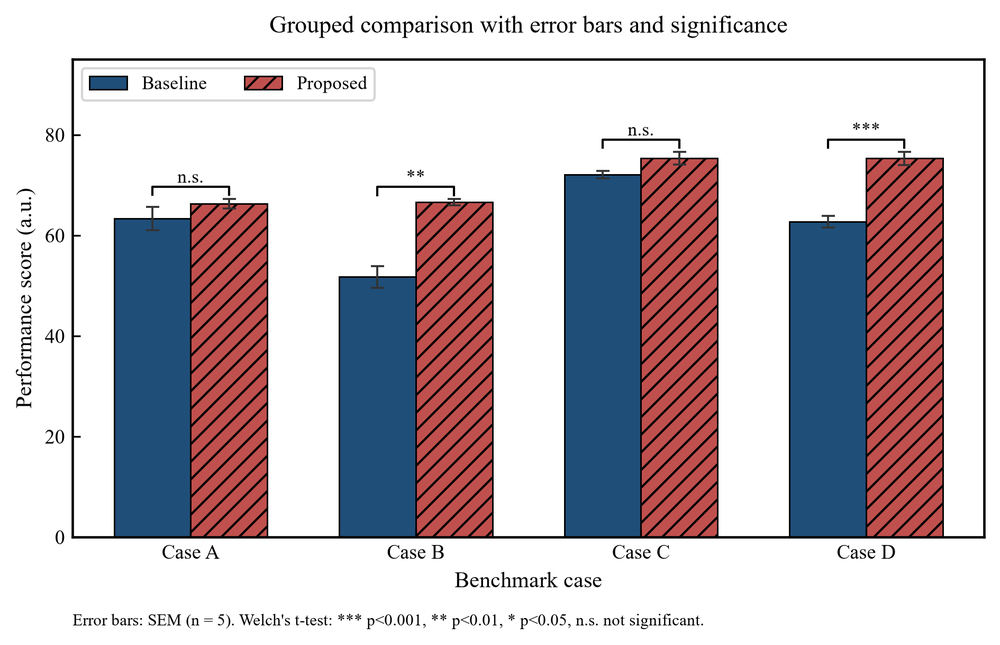
#> input picture templates-library/utils/figkit/_out/figkit_demo1_grouped_bar.png, 1000 x 645 px, shrunk from 1890 x 1219 before the run
$ python gray_cb_check.py _out/figkit_demo1_grouped_bar.png
#> lines starting #> are read from the running program, lines starting #| are printed output that depends on the picture; after the words box and inside, x2 and y2 are one past the last pixel; in counts of white or black regions, pixels touching at a corner belong together
# -*- coding: utf-8 -*-
"""gray_cb_check —— 黑白/色盲机检辅助（灰度预览 + 红绿色盲模拟 + 亮度差告警）。

为什么需要它
------------
论文/竞赛材料大量以黑白缩印或灰度 PDF 形式送到评委手里。一张在屏幕上「颜色分明」
的图，去色后可能只剩一片相近的灰——**图和图之间靠颜色区分的信息全部丢失**。
本工具把这件事做成可机检的三件套，图的作者不用自己想象灰度效果。

用法
----
    python utils/figkit/gray_cb_check.py [图片路径] [选项]

    图片路径缺省 = ``utils/figkit/_out/figkit_demo1_grouped_bar.png``
    选项：
      --min-dl  0.10   灰度亮度差告警阈值（见下「判定阈值」）
      --top     6      最多认定几个「主要序列色」
      --strict         出现告警时退出码 1（默认只提示、退出码 0）
      --outdir  <dir>  预览图输出目录（缺省 figkit/_out/）

    产出：
      <outdir>/<图名>_gray.png   ① 灰度化预览（判据同源，见下）
      <outdir>/<图名>_cb.png     ② 红绿色盲（deuteranopia）模拟预览
      控制台：主要序列色表 + 两两亮度差表 + 判定

机检做法（三段，全部只用 matplotlib + numpy）
--------------------------------------------
① **灰度化预览**：按 WCAG 2.x 相对亮度 ``L = 0.2126R' + 0.7152G' + 0.0722B'``
   （R'G'B' 为 sRGB→线性光后的分量）求 L，再把 L 编回 sRGB 存成灰度 PNG。
   注意：**不用**常见的伽马空间加权 ``0.299R+0.587G+0.114B``（那是电视亮度口径，
   比真实感知偏亮）；预览与下面 ③ 的判据取自同一套 L，避免「预览和结论各用一套
   灰度口径」这种自欺。
② **红绿色盲模拟**：Machado et al. (2009) 严重度 1.0 的 deuteranopia 线性矩阵
       [[ 0.367322,  0.860646, -0.227968],
        [ 0.280085,  0.672501,  0.047413],
        [-0.011820,  0.042940,  0.968881]]
   在**线性光**空间做矩阵乘（该矩阵的定义域就是线性 RGB，直接在伽马空间乘是错的），
   再编回 sRGB。红绿色盲约占男性 6%——评委里碰上的概率不低。
③ **主要序列色亮度差自动检查**：
   a. 取「有彩色」像素：HSV 下 ``S >= 0.20`` 且 ``0.15 <= V <= 0.98``
      （滤掉白底、黑字、纯灰网格线——它们去色后本来就还在）。
   b. 按色相做 10° 桶直方图，贪心取峰：按像素占比降序，且与已选色相的**最小环距**
      ``>= 20°``（避免同一系列被抗锯齿过渡色拆成两个「主色」）；占比 < 0.5% 的桶丢弃。
   c. 每个色相桶取桶内像素的**中位 RGB** 作代表色（中位数抗抗锯齿过渡色，比均值稳）。
   d. 两两算 ``ΔL = |L1 - L2|``（WCAG 相对亮度差，0-1）；取最小者与阈值比。
      同时给出 8-bit 灰阶值（``round(L*255)``）便于直观对照，以及 WCAG 对比度比
      ``(L1+0.05)/(L2+0.05)``。

判定阈值（默认 --min-dl 0.10）
------------------------------
``ΔL < 0.10`` → **告警**。理由：ΔL=0.10 时 8-bit 灰阶差约 25 级、WCAG 对比度比
约 1.8:1；缩印后相邻序列的灰度块开始糊在一起，读者需凑近才能分辨——低于此值即
判定「灰度下不可靠」。该阈值下再设一条 **1.25 倍预警带**：``min ΔL < 0.125`` 时
提示「勉强可辨」，建议叠加线型/标记/斜纹等冗余编码（颜色之外的第二条通道）。
阈值可用 ``--min-dl`` 调；口径写死在 docstring 里，避免不同人算出不同结论。

退出码
------
    0 = 检查完成（无告警，或告警但未加 --strict）
    1 = --strict 且出现告警
    2 = 参数/文件错误（路径不存在、读不出图）
"""
# ── 依赖护栏（缺依赖 → rc=3「未执行 ≠ 通过」；见 CONTRIBUTING §硬性要求 4）──
for _dep in ("matplotlib", "numpy"):
    try:
        __import__(_dep)
    except ImportError:
        print("[未执行] 缺少依赖 %s：pip install -r templates-library/requirements.txt（rc=3 = 依赖缺失未执行）" % _dep)
        raise SystemExit(3)
import argparse
import sys
from pathlib import Path

import matplotlib
matplotlib.use("Agg")                     # 纯文件读写，用无界面后端（无显示环境也能跑）
import matplotlib.pyplot as plt           # noqa: E402
import numpy as np                        # noqa: E402
from matplotlib import colors as mcolors  # noqa: E402

HERE = Path(__file__).resolve().parent
DEFAULT_IMG = HERE / "_out" / "figkit_demo1_grouped_bar.png"
DEFAULT_OUTDIR = HERE / "_out"

# WCAG 2.x 相对亮度权重（线性光空间）
_LUMA_W = np.array([0.2126, 0.7152, 0.0722])
# Machado et al. (2009) deuteranopia（严重度 1.0）线性 RGB 变换矩阵
M_DEUTERANOPIA = np.array([
    [0.367322, 0.860646, -0.227968],
    [0.280085, 0.672501, 0.047413],
    [-0.011820, 0.042940, 0.968881],
])
# 有彩色像素筛选门（HSV）
SAT_MIN, VAL_MIN, VAL_MAX = 0.20, 0.15, 0.98
# 色相聚类参数
HUE_BIN_DEG, HUE_GAP_DEG, MIN_SHARE = 10.0, 20.0, 0.005


# ---------------------------------------------------------------- 色彩空间 ----
def srgb_to_linear(c):
    """sRGB(0-1) → 线性光(0-1)。"""
    c = np.clip(np.asarray(c, dtype=float), 0.0, 1.0)
    return np.where(c <= 0.04045, c / 12.92, ((c + 0.055) / 1.055) ** 2.4)


def linear_to_srgb(c):
    """线性光(0-1) → sRGB(0-1)。"""
    c = np.clip(np.asarray(c, dtype=float), 0.0, 1.0)
    return np.where(c <= 0.0031308, c * 12.92, 1.055 * c ** (1.0 / 2.4) - 0.055)


def relative_luminance(rgb):
    """WCAG 相对亮度 L（0=黑, 1=白）。输入 sRGB(0-1)，形状 (...,3)。"""
    return srgb_to_linear(rgb) @ _LUMA_W


def simulate_deuteranopia(rgb):
    """红绿色盲模拟（线性光矩阵变换后编回 sRGB）。"""
    lin = srgb_to_linear(rgb)
    return np.clip(linear_to_srgb(lin @ M_DEUTERANOPIA.T), 0.0, 1.0)


# ---------------------------------------------------------------- 读图 ----
def load_rgb(path):
    """读图为白底 sRGB 浮点数组 (H,W,3)，值域 0-1。"""
    arr = np.asarray(plt.imread(str(path)), dtype=float)
    if arr.ndim == 2:                       # 灰度图 → 复制成三通道
        arr = np.dstack([arr] * 3)
    if arr.size and arr.max() > 1.0:        # 个别格式给 0-255
        arr = arr / 255.0
    if arr.shape[2] == 4:                   # RGBA：透明底合成到白底再判色
        a = arr[..., 3:4]
        arr = arr[..., :3] * a + (1.0 - a)
    return np.clip(arr[..., :3], 0.0, 1.0)


# ---------------------------------------------------------------- 主色提取 ----
def dominant_colors(rgb, top=6):
    """返回 [(代表色 RGB, 像素占比), ...]，按占比降序。做法见模块 docstring ③。"""
    hsv = mcolors.rgb_to_hsv(rgb)
    H, S, V = hsv[..., 0] * 360.0, hsv[..., 1], hsv[..., 2]
    mask = (S >= SAT_MIN) & (V >= VAL_MIN) & (V <= VAL_MAX)
    n_color = int(mask.sum())
    if n_color == 0 or top < 2:
        return [], n_color

    hues = H[mask]
    px = rgb[mask]
    edges = np.arange(0.0, 360.0 + HUE_BIN_DEG, HUE_BIN_DEG)
    cnt, _ = np.histogram(hues, bins=edges)

    picked = []                              # [(色相中心, 桶内像素数)]
    for bi in np.argsort(-cnt):
        if cnt[bi] < MIN_SHARE * n_color:
            break
        center = edges[bi] + HUE_BIN_DEG / 2.0
        if any(min(abs(center - c), 360.0 - abs(center - c)) < HUE_GAP_DEG
               for c, _ in picked):
            continue
        picked.append((center, int(cnt[bi])))
        if len(picked) >= top:
            break

    out = []
    for center, c in picked:
        d = np.abs(hues - center)
        d = np.minimum(d, 360.0 - d)         # 色相环距离
        sel = d <= HUE_BIN_DEG / 2.0
        if not sel.any():
            continue
        rep = np.median(px[sel], axis=0)     # 中位数：抗抗锯齿过渡色
        out.append((rep, c / n_color))
    return out, n_color


# ---------------------------------------------------------------- 报告 ----
def hex_of(c):
    return "#" + "".join(f"{int(round(v * 255)):02x}" for v in np.clip(c, 0, 1))


def main(argv=None):
    ap = argparse.ArgumentParser(description="灰度/色盲可辨性机检（黑白打印与红绿色盲）")
    ap.add_argument("image", nargs="?", default=None, help="待检 PNG（缺省 demo1 产物）")
    ap.add_argument("--min-dl", type=float, default=0.10,
                    help="灰度亮度差告警阈值（WCAG 相对亮度差，默认 0.10）")
    ap.add_argument("--top", type=int, default=6, help="最多认定几个主要序列色（默认 6）")
    ap.add_argument("--strict", action="store_true", help="出现告警时退出码 1")
    ap.add_argument("--outdir", default=None, help="预览图输出目录（缺省 figkit/_out/）")
    args = ap.parse_args(argv)

    img = Path(args.image).resolve() if args.image else DEFAULT_IMG
    outdir = Path(args.outdir).resolve() if args.outdir else DEFAULT_OUTDIR
    if not img.exists():
        print(f"[×] 找不到图片：{img}")
        print(f"    先跑一次 demo 生成，例如：python utils/figkit/figkit_demo1_grouped_bar.py")
        return 2
    try:
        rgb = load_rgb(img)
    except Exception as e:
        print(f"[×] 读图失败（{type(e).__name__}: {e}）")
        return 2

    h, w = rgb.shape[:2]
    print(f"[输入] {img.name}  {w}x{h} px")
    print(f"[口径] 灰度与亮度差均取 WCAG 相对亮度（线性光加权）；"
          f"告警阈值 ΔL < {args.min_dl:g}")

    # ---- ① 灰度预览 / ② 色盲模拟预览 ----
    lum = relative_luminance(rgb)                                    # (H,W)
    gray_srgb = linear_to_srgb(np.dstack([lum] * 3))                 # 编回 sRGB，与判据同源
    cb_srgb = simulate_deuteranopia(rgb)
    outdir.mkdir(parents=True, exist_ok=True)
    gray_path = outdir / f"{img.stem}_gray.png"
    cb_path = outdir / f"{img.stem}_cb.png"
    plt.imsave(str(gray_path), gray_srgb, vmin=0.0, vmax=1.0)
    plt.imsave(str(cb_path), cb_srgb, vmin=0.0, vmax=1.0)

    # ---- ③ 主要序列色 + 亮度差检查 ----
    colors, n_color = dominant_colors(rgb, top=args.top)
    print(f"[主色] 有彩色像素 {n_color}/{rgb.shape[0] * rgb.shape[1]}"
          f"（{n_color / rgb.shape[0] / rgb.shape[1] * 100:.2f}%），"
          f"色相聚类得主要序列色 {len(colors)} 个"
          f"（S>={SAT_MIN}, {VAL_MIN}<=V<={VAL_MAX}, 占比>={MIN_SHARE*100:g}%）")

    if len(colors) < 2:
        print("[判定] 不足 2 个主要序列色，无法做两两亮度差检查——"
              "本图可能是灰度/单色图，或序列色饱和度太低（灰系配色）。")
        print(f"[落盘] {gray_path.name} | {cb_path.name}")
        return 0

    L = np.array([float(relative_luminance(c)) for c, _ in colors])   # colors 项为 (RGB, 占比)
    print(f"  {'序号':<5}{'代表色':<10}{'占比':>8}{'相对亮度 L':>12}{'8bit 灰阶':>10}")
    for k, (c, share) in enumerate(colors, 1):
        print(f"  #{k:<4}{hex_of(c):<10}{share*100:>7.1f}%{L[k-1]:>12.4f}"
              f"{int(round(float(L[k-1]) * 255)):>10}")

    pairs = []
    for i in range(len(colors)):
        for j in range(i + 1, len(colors)):
            dl = abs(L[i] - L[j])
            cr = (max(L[i], L[j]) + 0.05) / (min(L[i], L[j]) + 0.05)
            pairs.append((dl, i, j, cr))
    pairs.sort()
    warn_th = args.min_dl
    near_th = warn_th * 1.25
    print(f"[亮度差] 两两共 {len(pairs)} 对，列出最接近的 {min(3, len(pairs))} 对"
          f"（ΔL 越大越安全；对比度比按 WCAG 公式 (L1+.05)/(L2+.05)）")
    for dl, i, j, cr in pairs[:3]:
        tag = ("⚠ 低于阈值" if dl < warn_th
               else ("· 勉强可辨" if dl < near_th else "✓ 安全"))
        print(f"  {hex_of(colors[i][0])} vs {hex_of(colors[j][0])}: "
              f"ΔL={dl:.4f}（灰阶 {int(round(float(L[i])*255))} vs "
              f"{int(round(float(L[j])*255))}）"
              f" 对比度比 {cr:.2f}:1  {tag}")

    min_dl, mi, mj, mcr = pairs[0]
    warn = min_dl < warn_th
    if warn:
        verdict = (f"⚠ 告警：最小亮度差 ΔL={min_dl:.4f} < 阈值 {warn_th:g}"
                   f"（{hex_of(colors[mi][0])} vs {hex_of(colors[mj][0])}）"
                   f"——灰度/黑白缩印下这两条序列会糊在一起；"
                   f"请改用亮度拉开（同族深浅）或叠加线型/标记/斜纹做冗余编码。")
    elif min_dl < near_th:
        verdict = (f"⚠ 提示：最小亮度差 ΔL={min_dl:.4f} 仅略高于阈值 {warn_th:g}"
                   f"（灰阶 {int(round(float(L[mi])*255))} vs "
                   f"{int(round(float(L[mj])*255))}）"
                   f"——勉强可辨；建议再叠一种颜色之外的编码（线型/标记/斜纹）保险。")
    else:
        verdict = (f"✓ 灰度安全：最小亮度差 ΔL={min_dl:.4f} >= 阈值 {warn_th:g}"
                   f"（{hex_of(colors[mi][0])} vs {hex_of(colors[mj][0])}，"
                   f"对比度比 {mcr:.2f}:1）")
    print(f"[判定] {verdict}")
    print(f"[预览] 灰度 {gray_path.name}｜色盲 {cb_path.name}"
          f"（两图仅 ① 灰度化 ② deuteranopia 模拟，未做任何锐化/裁剪）")

    if warn and args.strict:
        print("[退出码] 1（--strict 且出现告警）")
        return 1
    print("[退出码] 0")
    return 0


if __name__ == "__main__":
    raise SystemExit(main())
#| [输入] figkit_demo1_grouped_bar.png  1000x645 px
#> in linear_to_srgb, `return np.where(c <= 0.0031308, c * 12.92, 1.055 * c ** (1.0 / 2.4) - ..`:
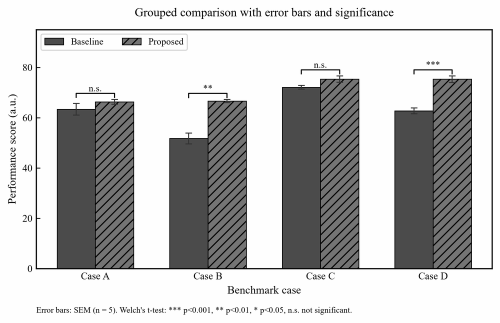
#> returned value: shape (645, 1000, 3) float64 (shown at 1/2 size); min 0, max 1, mean 0.759
#> in linear_to_srgb (call 2), `c = np.clip(np.asarray(c, dtype=float), 0.0, 1.0)`:
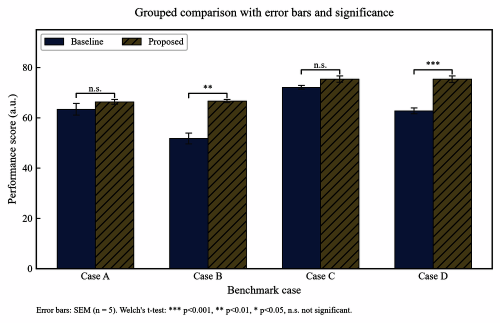
#> c: shape (645, 1000, 3) float64 (shown at 1/2 size); mean of channels 0, 1, 2 0.682, 0.682, 0.682; drawn as R, G, B
#> in linear_to_srgb (call 2), `return np.where(c <= 0.0031308, c * 12.92, 1.055 * c ** (1.0 / 2.4) - ..`:
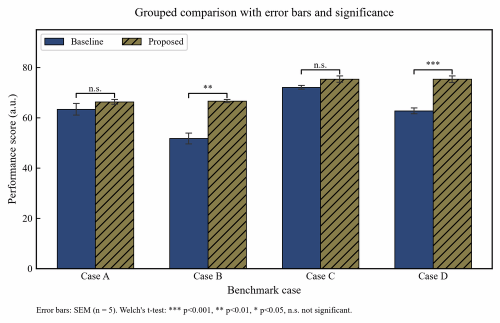
#> returned value: shape (645, 1000, 3) float64 (shown at 1/2 size); mean of channels 0, 1, 2 0.753, 0.762, 0.762; drawn as R, G, B
#> in dominant_colors, `H, S, V = hsv[..., 0] * 360.0, hsv[..., 1], hsv[..., 2]`:
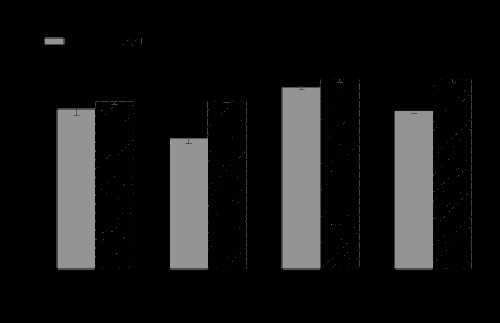
#> H: shape (645, 1000) float64 (shown at 1/2 size); min 0, max 357.8, mean 32.1; drawn with min black and max white
#> in dominant_colors, `H, S, V = hsv[..., 0] * 360.0, hsv[..., 1], hsv[..., 2]`:
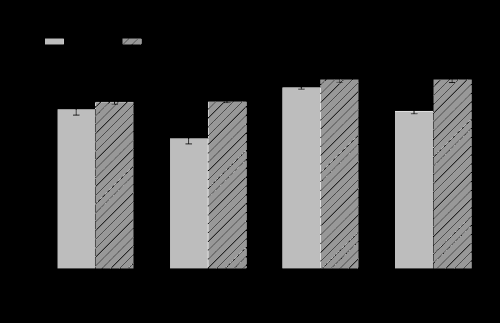
#> S: shape (645, 1000) float64 (shown at 1/2 size); min 0, max 1, mean 0.205
#> in dominant_colors, `H, S, V = hsv[..., 0] * 360.0, hsv[..., 1], hsv[..., 2]`:
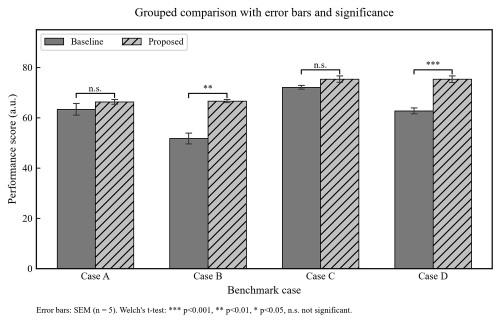
#> V: shape (645, 1000) float64 (shown at 1/2 size); min 0, max 1, mean 0.826
#> in dominant_colors, `mask = (S >= SAT_MIN) & (V >= VAL_MIN) & (V <= VAL_MAX)`:
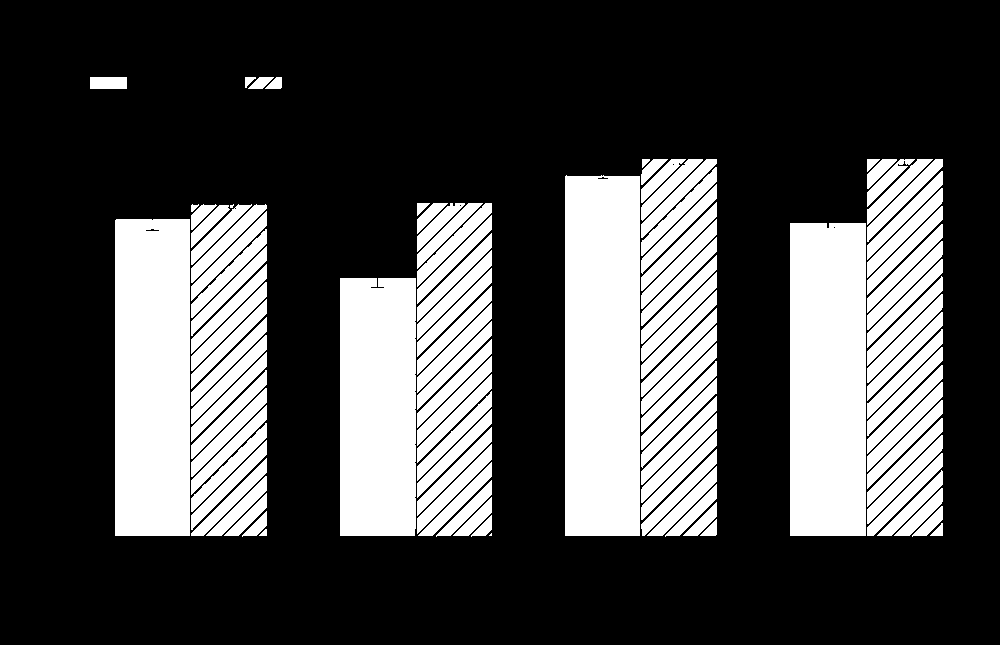
#> mask: shape (645, 1000) bool; 29.1% white; 109 white regions (2 under 20 px), largest, box (x1, y1, x2, y2) and area: (565, 175, 640, 536) 26991, (790, 223, 866, 536) 23777, (115, 219, 190, 536) 23757
#> in dominant_colors, `n_color = int(mask.sum())`: n_color = 188006
#> in dominant_colors, `cnt, _ = np.histogram(hues, bins=edges)`: cnt = 36 values, max 94475 at index 20, min 0 at index 1, mean 5222.4
#> the loop in dominant_colors, `for bi in np.argsort(-cnt):` made 3 passes
#> (bi, center) on passes 1 to 2: (20, 205), (0, 5)
#> after the loop in dominant_colors, `for bi in np.argsort(-cnt):`: picked = [(205, 94475), (5, 93438)]
#> the loop in dominant_colors, `for center, c in picked:` made 2 passes
#> (center, c, rep) on passes 1 to 2: (205, 94475, [0.122, 0.306, 0.475]), (5, 93438, [0.753, 0.314, 0.302])
#> after the loop in dominant_colors, `for center, c in picked:`: out = [([0.122, 0.306, 0.475], 0.503), ([0.753, 0.314, 0.302], 0.497)]
#> in main, `colors, n_color = dominant_colors(rgb, top=args.top)`: colors has the same summary as out in dominant_colors; n_color = 188006
#| [主色] 有彩色像素 188006/645000（29.15%），色相聚类得主要序列色 2 个（S>=0.2, 0.15<=V<=0.98, 占比>=0.5%）
#> in main, `L = np.array([float(relative_luminance(c)) for c, _ in colors])`: L = [0.0712, 0.175]
#> the loop in main, `for k, (c, share) in enumerate(colors, 1):` made 2 passes
#> (k, c, share) on passes 1 to 2: (1, [0.122, 0.306, 0.475], 0.503), (2, [0.753, 0.314, 0.302], 0.497)
#> (printed output is left out)
#> the loop in main, `for i in range(len(colors)):` made 2 passes
#> after the loop in main, `for i in range(len(colors)):`: pairs = [(0.104, 0, 1, 1.85)]
#| [亮度差] 两两共 1 对，列出最接近的 1 对（ΔL 越大越安全；对比度比按 WCAG 公式 (L1+.05)/(L2+.05)）
#> the loop in main, `for dl, i, j, cr in pairs[:3]:` made 1 pass
#> (printed output is left out)
#> in main, `min_dl, mi, mj, mcr = pairs[0]`: min_dl = 0.104; mi = 0; mj = 1; mcr = 1.85
#> in main, `warn = min_dl < warn_th`: warn = False
#| [判定] ⚠ 提示：最小亮度差 ΔL=0.1036 仅略高于阈值 0.1（灰阶 18 vs 45）——勉强可辨；建议再叠一种颜色之外的编码（线型/标记/斜纹）保险。
#> (the program exits here)
